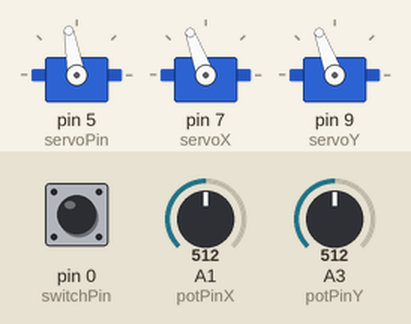
This sketch was run on a simulated Arduino Uno, built with avr-gcc and run on an emulated ATmega328P. On the bench: 3 × servo. Inputs (shaded band) come from the test bench; at power-on: A1 (potPinX) = 512, A3 (potPinY) = 512, pin 0 (switchPin) LOW.

Above: at 1.2 s.
1.3 s: A1 (potPinX) set to 716
At 2.2 s:
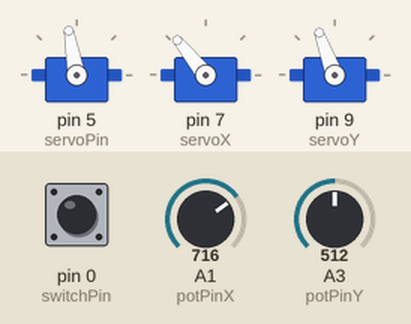
2.8 s: A3 (potPinY) set to 716
At 3.4 s:
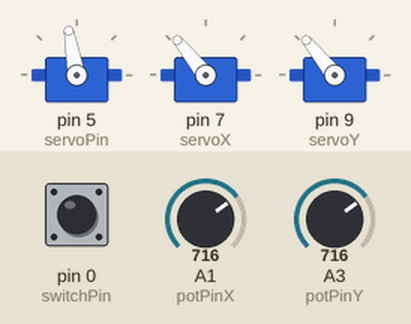
4.3 s: pin 0 (switchPin) pulled HIGH for 0.15 s
At 5.3 s:
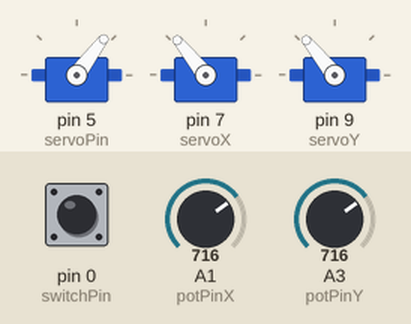
5.9 s: A1 (potPinX) set to 900
At 6.2 s:
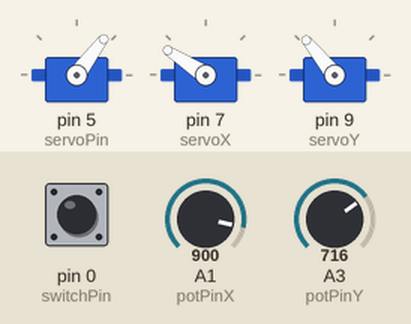
7.4 s: A3 (potPinY) set to 900
At 8.1 s:
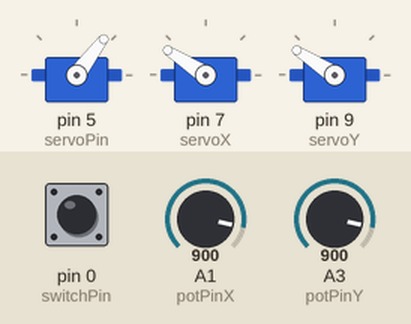
8.9 s: pin 0 (switchPin) pulled HIGH for 1 s
At 9.9 s:
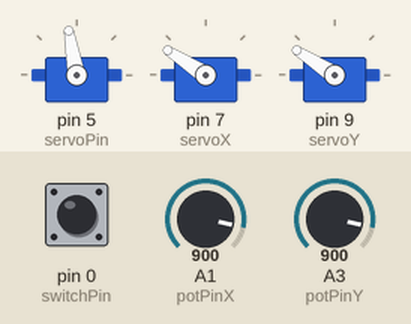
Timing chart, 0 to 11.9 s (numbered marks = the images above; inputs shaded):
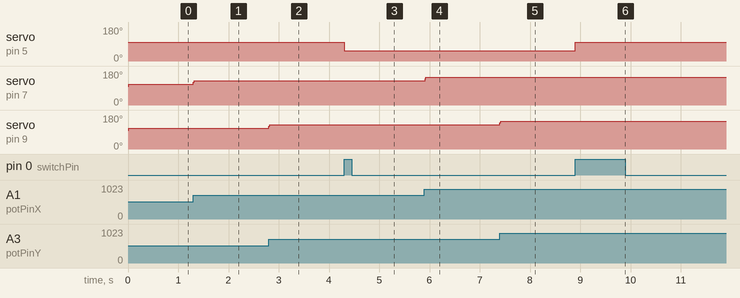

Measured:
- after the input at 1.3 s, servo on pin 7 (servoX): 110° → 129° at once
- after the input at 2.8 s, servo on pin 9 (servoY): 110° → 129° at once
- after the input at 4.3 s, servo on pin 5 (servoPin): 100° → 53° at once
- after the input at 5.9 s, servo on pin 7 (servoX): 129° → 147° at once
- after the input at 7.4 s, servo on pin 9 (servoY): 129° → 147° at once
- after the input at 8.9 s, servo on pin 5 (servoPin): 53° → 100° at once

The sketch:

brazo_robotico.ino
```cpp
#include <Servo.h>


// Pin digital conectado al botón switch
const int switchPin = 0;

// Pin al que está conectado el servo
const int servoPin = 5;

Servo pinza;

// Variables para el estado del botón y el ángulo del servo
int buttonState = 0;
int lastButtonState = 0;
int servoAngle = 100; // Ángulo inicial del servo
bool movingTo53 = false; // Indica si el servo está en movimiento hacia 53
#include <Servo.h>

// Pines analógicos conectados a los potenciómetros
const int potPinX = A1; // Potenciómetro para el eje X
const int potPinY = A3; // Potenciómetro para el eje Y

// Objetos de los servos
Servo servoX; // Servo para el eje X
Servo servoY; // Servo para el eje Y

// Velocidad máxima de movimiento de los servos (ajusta según tu preferencia)
const int maxSpeed = 10; // Mayor valor = movimiento más lento

void setup() {
   pinMode(switchPin, INPUT);
  pinza.attach(servoPin);
  pinza.write(servoAngle); // Inicializar el servo en el ángulo inicial
  servoX.attach(7);
  servoY.attach(9);
}
  void loop() {
  // Leer los valores de los potenciómetros (0-1023)
  int potValueX = analogRead(potPinX);
  int potValueY = analogRead(potPinY);

  // Mapear los valores leídos a un rango de ángulos (0-180)
  int angleX = map(potValueX, 0, 1023, 60, 160);
  int angleY = map(potValueY, 0, 1023, 60, 160);

  // Calcular la diferencia entre la posición actual y la deseada
  int diffX = angleX - servoX.read();
  int diffY = angleY - servoY.read();

  // Mover los servos con una velocidad limitada
  if (abs(diffX) > maxSpeed) {
    if (diffX > 0) {
      servoX.write(servoX.read() + maxSpeed);
    } else {
      servoX.write(servoX.read() - maxSpeed);
    }
  } else {
    servoX.write(angleX);
  }

  if (abs(diffY) > maxSpeed) {
    if (diffY > 0) {
      servoY.write(servoY.read() + maxSpeed);
    } else {
      servoY.write(servoY.read() - maxSpeed);
    }
  } else {
    servoY.write(angleY);
  }

  // Pequeña pausa para evitar movimientos bruscos
  delay(15);
 buttonState = digitalRead(switchPin);

  // Cambiar el estado del servo si se presiona el botón
  if (buttonState == HIGH && lastButtonState == LOW) {
    if (!movingTo53) {
      servoAngle = 53;
      movingTo53 = true;
    } else {
      servoAngle = 100;
      movingTo53 = false;
    }
    pinza.write(servoAngle);
    delay(200); // Pequeño retraso para evitar múltiples cambios rápidos
  }

  lastButtonState = buttonState;
}
```
